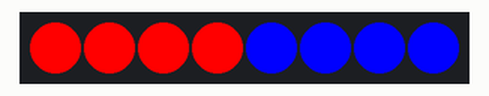
The sketch below on a simulated Arduino Uno, built with avr-gcc and run on an emulated ATmega328P. Shown: 8 RGB LEDs in strip order, left to right.

Above: at 0.05 s.
At 0.55 s:
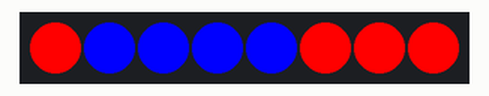
At 1.05 s:
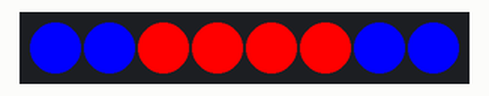
Timing chart, 0 to 40.0 s (numbered marks = the images above):
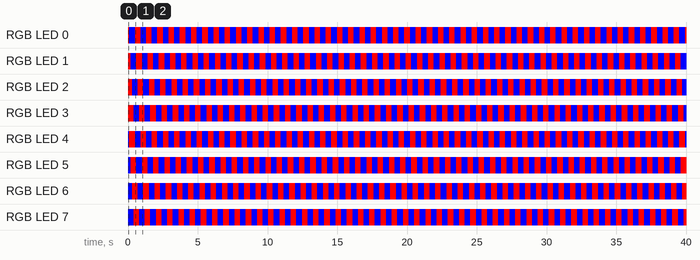

The sketch:

AtmegaLEDchaser.ino
```cpp
#include <Adafruit_NeoPixel.h>

#define PIN 6 // Pin where the WS2812 strip is connected
#define NUM_LEDS 8 // Total number of LEDs in the strip
#define CHASE_SPEED 100 // Speed of the chase effect (in milliseconds)

Adafruit_NeoPixel strip = Adafruit_NeoPixel(NUM_LEDS, PIN, NEO_GRB + NEO_KHZ800);

void setup() {
  strip.begin();
  strip.show(); // Initialize all pixels to 'off'
  setInitialColors();
}

void loop() {
  chaseEffect(CHASE_SPEED);
}

void setInitialColors() {
  for (int i = 0; i < NUM_LEDS / 2; i++) {
    strip.setPixelColor(i, strip.Color(255, 0, 0)); // Red
  }
  for (int i = NUM_LEDS / 2; i < NUM_LEDS; i++) {
    strip.setPixelColor(i, strip.Color(0, 0, 255)); // Blue
  }
  strip.show();
}

void chaseEffect(int speed) {
  uint32_t colors[NUM_LEDS];
  for (int i = 0; i < NUM_LEDS / 2; i++) {
    colors[i] = strip.Color(255, 0, 0); // Red
  }
  for (int i = NUM_LEDS / 2; i < NUM_LEDS; i++) {
    colors[i] = strip.Color(0, 0, 255); // Blue
  }

  while (true) {
    for (int i = 0; i < NUM_LEDS; i++) {
      strip.setPixelColor(i, colors[i]);
    }
    strip.show();
    delay(speed);

    // Shift colors
    uint32_t lastColor = colors[NUM_LEDS - 1];
    for (int i = NUM_LEDS - 1; i > 0; i--) {
      colors[i] = colors[i - 1];
    }
    colors[0] = lastColor;
  }
}
```

Measured:
- by itself, RGB LED 0–2: repeats every 0.80 s: RGB(0, 0, 255) 0.40 s, RGB(255, 0, 0) 0.40 s
- by itself, RGB LED 3, RGB LED 7: alternates RGB(255, 0, 0) for 0.40 s and RGB(0, 0, 255) for 0.40 s
- by itself, RGB LED 4–6: repeats every 0.80 s: RGB(255, 0, 0) 0.40 s, RGB(0, 0, 255) 0.40 s
